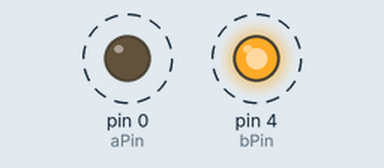
This sketch was run on a simulated Arduino Uno, built with avr-gcc and run on an emulated ATmega328P. Shown: output pins drawn as LEDs (lit = HIGH). Dashed ring = blinking.

Above: at 0.5 s.
Timing chart, 0 to 4.6 s (numbered marks = the images above):
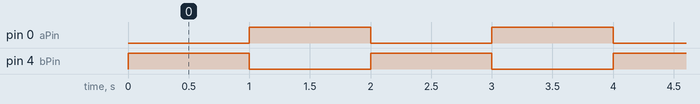

Measured:
- by itself, pin 0 (aPin), pin 4 (bPin): alternates HIGH for 1.0 s and LOW for 1.0 s

The sketch:

regulator.ino
```cpp
/*
 *
 */

//const int ledPin =  -1;
const int aPin = 0;
const int bPin = 4;
//const int aSense = 2;
//const int bSense = 3;
//const int dir = 4;
const int pwm = 160;

void stop()
{
  digitalWrite(aPin, 1);
  digitalWrite(bPin, 1);
  //if(ledPin >= 0) digitalWrite(ledPin, 0);
}

void toA()
{
  /*if(!digitalRead(aSense))
  {
    stop();
    return;
  }*/
  digitalWrite(bPin, 0);
  analogWrite(aPin, pwm);
  //if(ledPin >= 0) digitalWrite(ledPin, 1);
}

void toB()
{
  /*if(!digitalRead(bSense))
  {
    stop();
    return;
  }*/
  digitalWrite(aPin, 0);
  analogWrite(bPin, pwm);
  //digitalWrite(ledPin, 1);
}

void setup()
{
  //if(ledPin >= 0) pinMode(ledPin, OUTPUT);
  pinMode(aPin, OUTPUT);
  pinMode(bPin, OUTPUT);
  //pinMode(aSense, INPUT);
  //digitalWrite(aSense,1);
  //pinMode(bSense, INPUT);
  //digitalWrite(bSense,1);
  //pinMode(dir, INPUT);
  //digitalWrite(dir,1);
  //Serial.begin(115200);
}


void loop()
{
  if((millis()/1000)%2)
    toA();
  else
    toB();
}
```
